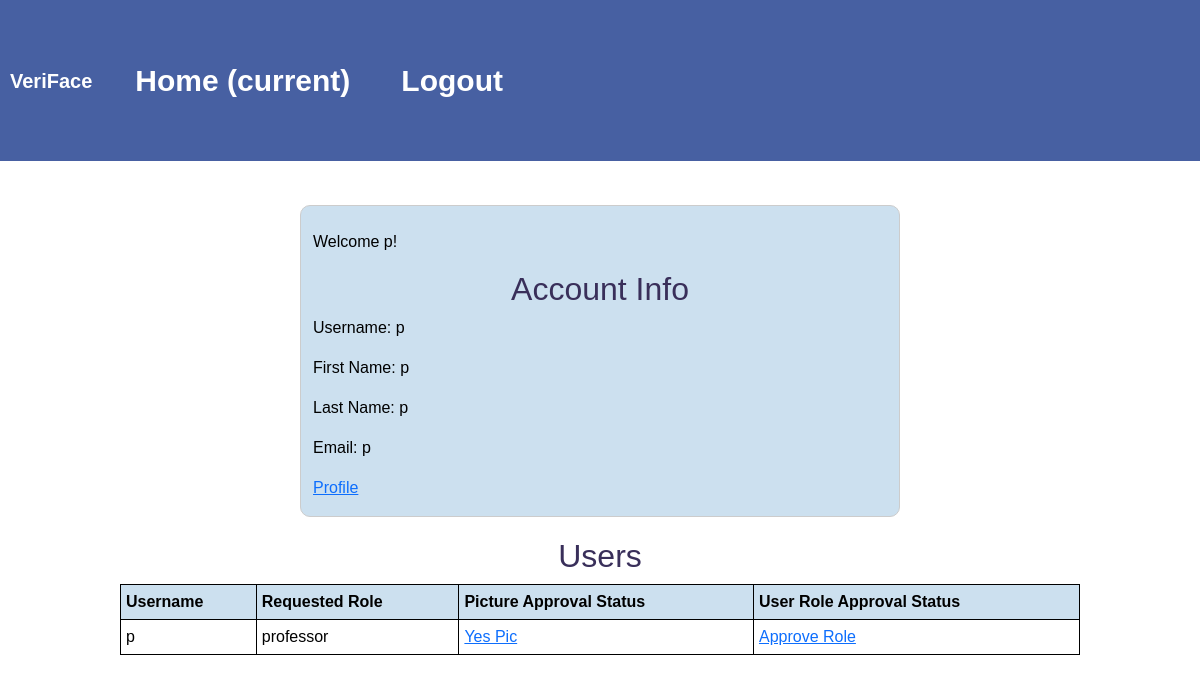
Page /admin (signed in) on the earlier database version.
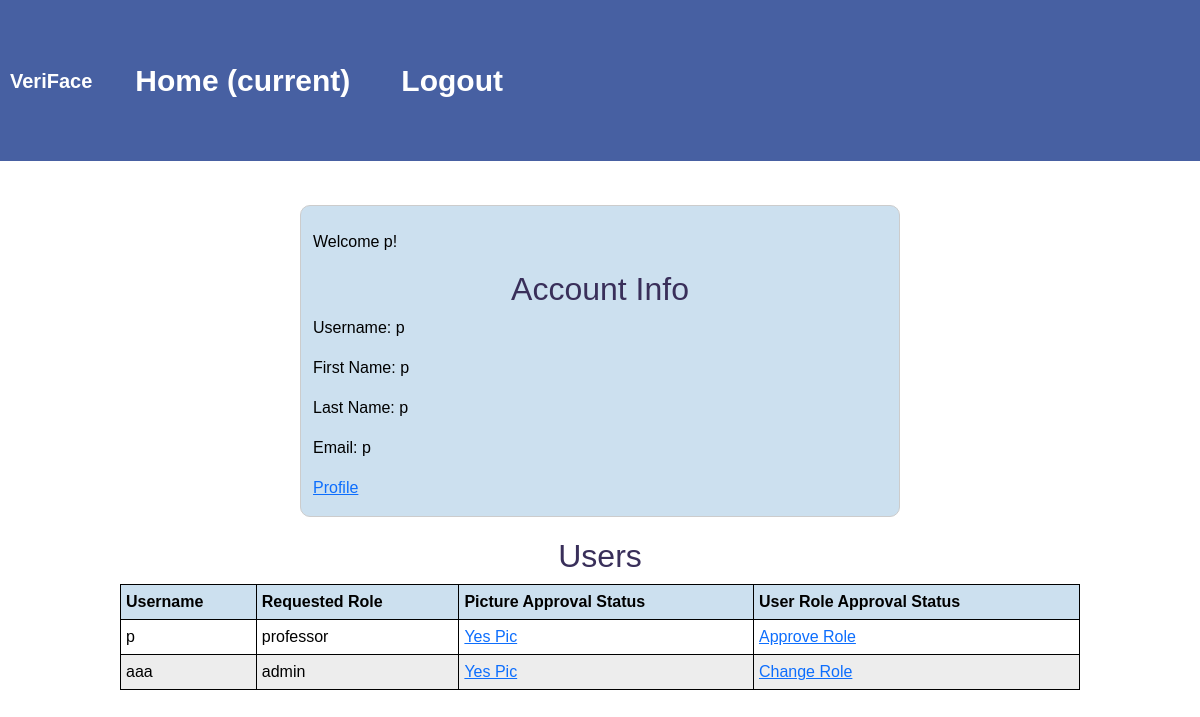
Same page on the later database version.
### app/models.py (models this page shows, shortened)
class User(db.Model, UserMixin):
    id = db.Column(db.Integer, primary_key=True)
    email = db.Column(db.String(150), unique=True) #maybe check if it ends with @sjsu.edu
    username = db.Column(db.String(32), nullable=False)
    password = db.Column(db.String(32), nullable=False)
    fname = db.Column(db.String(150))
    lname = db.Column(db.String(150))
    file = db.Column(db.String(50), nullable = False)
    data = db.Column(db.LargeBinary, nullable = False)
    picApprove = db.Column(db.Integer)
    roleApprove = db.Column(db.Integer)
    reg_role = db.Column(db.String(32), nullable=False)
    act_role = db.Column(db.String(32), nullable=False)

### app/routes.py (the view)
@myapp_obj.route("/admin", methods=['GET', 'POST'])
def admin():
    if not current_user.is_authenticated:
        flash("You aren't logged in yet!")
        return redirect('/')
    form = AdminForm()
    users = User.query.filter_by()
    return render_template('admin.html', form = form , users = users)

### app/models.py (called while the page is built)
@login.user_loader
def load_user(id):
    return User.query.get(int(id))

### app/templates/admin.html (shortened to what this page needs)
{% extends "base.html" %}
{% block content %}
<head>
    <link rel="stylesheet" href="{{ url_for('static', filename='css/index.css') }}">
</head>
<nav class="navbar navbar-expand-lg navbar-light">
  <a class="navbar-brand" href="/">VeriFace</a>
  <div class="collapse navbar-collapse" id="navbarNav">
    <ul class="navbar-nav">
      <li class="nav-item active">
        <a class="nav-link" href="/">Home <span class="sr-only">(current)</span></a>
      </li>
      <li class="nav-item">
        <a class="nav-link" href="/logout">Logout</a>
      </li>
    </ul>
  </div>
</nav>
<div class ="container">
    <div class = "boxing">
      <br>
      <p> Welcome {{current_user.username}}!</p>
    </div>
    <h2>Account Info</h2>
    <div class = "text">
      <p>Username: {{current_user.username}}</p>
      <p>First Name: {{current_user.fname}}</p>
      <p>Last Name: {{current_user.lname}}</p>
      <p>Email: {{current_user.email}}</p>
      <p><a href="download/{{ current_user.id }}">Profile</a></p>
    </div>
    </div>
<h2>Users </h2>
<table>
  <thread>
    <tr>
      <th>Username</th>
      <th>Requested Role </th>
      <th>Picture Approval Status</th>
      <th>User Role Approval Status</th>
    </tr>
  </thread>
  <tbody>
    {%for users in users%}
    <tr>
      <td> {{users.username}}</td>
      <td>{{users.reg_role}}</td>
      {%if users.picApprove == 1%}
      <td><a href="{{url_for('ApprovePicture', id = users.id)}}">Yes Pic</a></td>
      {%else%}
      <td><a href="{{url_for('UnPicture', id = users.id)}}">Bad Pic</a></td>
      {%endif%}
      {%if users.roleApprove == 1%}
      <td><a href="{{url_for('ApproveUser', id = users.id)}}">Approve Role</a></td>
      {%else%}
      <td><a href="{{url_for('UnapproveUser', id = users.id)}}">Change Role</a></td>
      {%endif%}
    </tr>
    {% endfor %}
  </tbody>
</table>
{% endblock %}

### app/templates/base.html (shortened to what this page needs)
<!doctype html>
<html lang="en">
    <head>
        <link href="https://cdn.jsdelivr.net/npm/bootstrap@5.3.0-alpha3/dist/css/bootstrap.min.css" rel="stylesheet">
    </head>
    <body>
        {% block content %} {% endblock %}
    </body>
</html>

### app/static/css/index.css (style rules this page uses)
body { font-family: Arial, sans-serif; background-color: #ffffff; color: #000000; margin: 0; }
.navbar { text-indent:10px; background-color: #4760A2; padding: 50px 0; font-size: 30px; justify-content: flex-start; color: #D5D2D0; font-weight: bold; text-decoration: none; }
.navbar a { color: white; text-decoration: none; margin-right: 25px; }
.container { max-width: 600px; margin: 20px auto; border: 1px solid #cccccc; background-color: rgb(204, 224, 239); border-radius: 10px; align-items: center; }
h2 { color: #392F5A; font-size: 200%; text-align:center; }
th, td { padding:5px; border: solid 1px; border-spacing: 5px; }
th { background-color: rgb(204, 224, 239); }
tr:nth-child(even) { background-color: #ededed; }
table { width: 80%; margin-left: auto; margin-right: auto; }

Differences in the rows shown:
added User: username "aaa", reg_role "admin"
